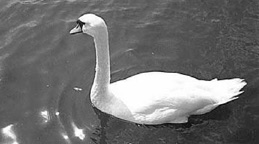
#> input picture Notebooks/edgeDetection/swan.jpg, 259 x 144 px, found by its file name
$ jupyter execute --allow-errors imageprocessing.ipynb   (shell and % lines are left out)
#> lines starting #> are read from the running program, lines starting #| are printed output that depends on the picture; after the words box and inside, x2 and y2 are one past the last pixel; in counts of white or black regions, pixels touching at a corner belong together
[cell 1]
import numpy as np
from PIL import Image
import matplotlib.pyplot as plt
import seaborn as sns

[cell 2]
img = plt.imread('swan.jpg')
#> img is the input picture: shape (144, 259, 3); min 0, max 255, mean 112.2

[cell 3]
imgplot = plt.imshow(img)

[cell 4]
img.shape
#> Out = (144, 259, 3)

[cell 5]
im = np.array(Image.open('swan.jpg').convert("L"))

[cell 6]
im.shape
#> Out = (144, 259)

[cell 7]
plt.imshow(im,cmap='gray')

[cell 8]
im[im > 128] = 255
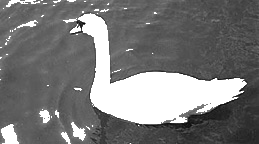
#> im: shape (144, 259); min 0, max 255, mean 121.3
im[im <= 128] = 0
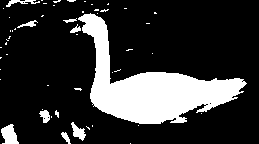
#> im: shape (144, 259); 20.4% white; 53 white regions (43 under 20 px), largest, box (x1, y1, x2, y2) and area: (78, 13, 247, 124) 6640, (1, 124, 19, 144) 242, (71, 122, 86, 141) 140
